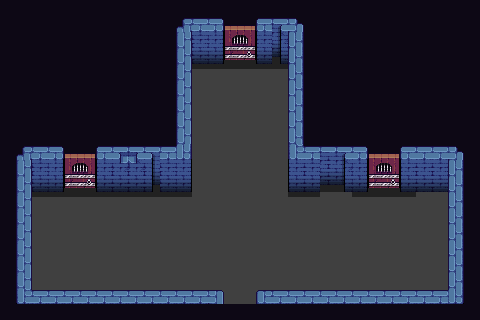

This game map was drawn from its Tiled (.tmx) file and the tilesets committed beside it. A one-line description and the full map source follow:
An orthogonal 30x20 tile map with 16x16 px tiles, 2 tile layers (Base, Ground), 1 hidden layer not drawn, 3 tilesets.

<map version="1.9" tiledversion="1.9.0" orientation="orthogonal" renderorder="right-down" width="30" height="20" tilewidth="16" tileheight="16" infinite="0" nextlayerid="7" nextobjectid="7">
 <properties>
  <property name="Dungeon" value="Forest" />
  <property name="MapType" value="Forest" />
 </properties>
 <tileset firstgid="1" source="../Tilesets/stock_dungeon_walls.tsx" />
 <tileset firstgid="369" source="../Tilesets/stock_dungeon_floor.tsx" />
 <tileset firstgid="707" source="../Tilesets/stock_dungeon_stairs.tsx" />
 <layer id="1" name="Base" width="30" height="20">
  <data encoding="csv">
438,438,438,438,438,438,438,438,438,438,438,438,438,438,438,438,438,438,438,438,438,438,438,438,438,438,438,438,438,438,
438,438,438,438,438,438,438,438,438,438,438,438,438,438,438,438,438,438,438,438,438,438,438,438,438,438,438,438,438,438,
438,438,438,438,438,438,438,438,438,438,438,401,401,401,401,401,401,401,438,438,438,438,438,438,438,438,438,438,438,438,
438,438,438,438,438,438,438,438,438,438,438,401,401,401,401,401,401,401,438,438,438,438,438,438,438,438,438,438,438,438,
438,438,438,438,438,438,438,438,438,438,438,401,401,401,401,401,401,401,438,438,438,438,438,438,438,438,438,438,438,438,
438,438,438,438,438,438,438,438,438,438,438,401,401,401,401,401,401,401,438,438,438,438,438,438,438,438,438,438,438,438,
438,438,438,438,438,438,438,438,438,438,438,438,401,401,401,401,401,401,438,438,438,438,438,438,438,438,438,438,438,438,
438,438,438,438,438,438,438,438,438,438,438,438,401,401,401,401,401,401,438,438,438,438,438,438,438,438,438,438,438,438,
438,438,438,438,438,438,438,438,438,438,438,438,401,401,401,401,401,401,438,438,438,438,438,438,438,438,438,438,438,438,
438,438,438,438,438,438,438,438,438,438,438,438,401,401,401,401,401,401,438,438,438,438,438,438,438,438,438,438,438,438,
438,438,401,401,401,401,401,401,401,401,401,401,401,401,401,401,401,401,401,401,401,401,401,401,401,401,401,401,438,438,
438,438,401,401,401,401,401,401,401,401,401,401,401,401,401,401,401,401,401,401,401,401,401,401,401,401,401,401,438,438,
438,438,401,401,401,401,401,401,401,401,401,401,401,401,401,401,401,401,401,401,401,401,401,401,401,401,401,401,438,438,
438,438,401,401,401,401,401,401,401,401,401,401,401,401,401,401,401,401,401,401,401,401,401,401,401,401,401,401,438,438,
438,438,401,401,401,401,401,401,401,401,401,401,401,401,401,401,401,401,401,401,401,401,401,401,401,401,401,401,438,438,
438,438,401,401,401,401,401,401,401,401,401,401,401,401,401,401,401,401,401,401,401,401,401,401,401,401,401,401,438,438,
438,438,401,401,401,401,401,401,401,401,401,401,401,401,401,401,401,401,401,401,401,401,401,401,401,401,401,401,438,438,
438,438,401,401,401,401,401,401,401,401,401,401,401,401,401,401,401,401,401,401,401,401,401,401,401,401,401,401,438,438,
438,438,401,401,401,401,401,401,401,401,401,401,401,401,401,401,401,401,401,401,401,401,401,401,401,401,401,401,438,438,
438,438,438,438,438,438,438,438,438,438,438,438,438,438,438,438,438,438,438,438,438,438,438,438,438,438,438,438,438,438
</data>
 </layer>
 <layer id="2" name="Ground" width="30" height="20">
  <data encoding="csv">
0,0,0,0,0,0,0,0,0,0,0,0,0,0,0,0,0,0,0,0,0,0,0,0,0,0,0,0,0,0,
0,0,0,0,0,0,0,0,0,0,0,51,95,66,67,68,120,154,52,0,0,0,0,0,0,0,0,0,0,0,
0,0,0,0,0,0,0,0,0,0,0,71,118,89,90,91,117,177,73,0,0,0,0,0,0,0,0,0,0,0,
0,0,0,0,0,0,0,0,0,0,0,71,141,112,113,114,140,200,73,0,0,0,0,0,0,0,0,0,0,0,
0,0,0,0,0,0,0,0,0,0,0,71,271,271,271,271,271,271,73,0,0,0,0,0,0,0,0,0,0,0,
0,0,0,0,0,0,0,0,0,0,0,71,0,0,0,0,0,0,73,0,0,0,0,0,0,0,0,0,0,0,
0,0,0,0,0,0,0,0,0,0,0,71,0,0,0,0,0,0,73,0,0,0,0,0,0,0,0,0,0,0,
0,0,0,0,0,0,0,0,0,0,0,71,0,0,0,0,0,0,73,0,0,0,0,0,0,0,0,0,0,0,
0,0,0,0,0,0,0,0,0,0,0,71,0,0,0,0,0,0,73,0,0,0,0,0,0,0,0,0,0,0,
0,51,95,66,67,68,120,312,313,152,95,96,0,0,0,0,0,0,94,95,153,154,66,67,68,120,95,95,52,0,
0,71,118,89,90,91,117,335,336,175,118,119,0,0,0,0,0,0,117,118,176,177,89,90,91,117,118,118,73,0,
0,71,141,112,113,114,140,141,141,198,141,142,0,0,0,0,0,0,140,141,199,200,112,113,114,140,141,141,73,0,
0,71,271,271,271,271,271,271,271,271,271,136,0,0,0,0,0,0,135,135,0,0,271,271,271,271,0,0,73,0,
0,71,0,0,0,0,0,0,0,0,0,0,0,0,0,0,0,0,0,0,0,0,0,0,0,0,0,0,73,0,
0,71,0,0,0,0,0,0,0,0,0,0,0,0,0,0,0,0,0,0,0,0,0,0,0,0,0,0,73,0,
0,71,0,0,0,0,0,0,0,0,0,0,0,0,0,0,0,0,0,0,0,0,0,0,0,0,0,0,73,0,
0,71,0,0,0,0,0,0,0,0,0,0,0,0,0,0,0,0,0,0,0,0,0,0,0,0,0,0,73,0,
0,71,0,0,0,0,0,0,0,0,0,0,0,0,0,0,0,0,0,0,0,0,0,0,0,0,0,0,73,0,
0,94,95,95,95,95,95,95,95,95,95,95,95,75,0,0,48,95,95,95,95,95,95,95,95,95,95,95,96,0,
0,0,0,0,0,0,0,0,0,0,0,0,0,0,0,0,0,0,0,0,0,0,0,0,0,0,0,0,0,0
</data>
 </layer>
 <layer id="3" name="Upper" width="30" height="20" visible="0">
  <data encoding="csv">
0,0,0,0,0,0,0,0,0,0,0,0,0,0,0,0,0,0,0,0,0,0,0,0,0,0,0,0,0,0,
0,0,0,0,0,0,0,0,0,0,0,0,0,0,0,0,0,0,0,0,0,0,0,0,0,0,0,0,0,0,
0,0,0,0,0,0,0,0,0,0,0,0,0,0,0,0,0,0,0,0,0,0,0,0,0,0,0,0,0,0,
0,0,0,0,0,0,0,0,0,0,0,0,0,0,0,0,0,0,0,0,0,0,0,0,0,0,0,0,0,0,
0,0,0,0,0,0,0,0,0,0,0,0,0,0,0,0,0,0,0,0,0,0,0,0,0,0,0,0,0,0,
0,0,0,0,0,0,0,0,0,0,0,0,0,0,0,0,0,0,0,0,0,0,0,0,0,0,0,0,0,0,
0,0,0,0,0,0,0,0,0,0,0,0,0,0,0,0,0,0,0,0,0,0,0,0,0,0,0,0,0,0,
0,0,0,0,0,0,0,0,0,0,0,0,0,0,0,0,0,0,0,0,0,0,0,0,0,0,0,0,0,0,
0,0,0,0,0,0,0,0,0,0,0,0,0,0,0,0,0,0,0,0,0,0,0,0,0,0,0,0,0,0,
0,0,0,0,0,0,0,0,0,0,0,0,0,0,0,0,0,0,0,0,0,0,0,0,0,0,0,0,0,0,
0,0,0,0,0,0,0,0,0,0,0,0,0,0,0,0,0,0,0,0,0,0,0,0,0,0,0,0,0,0,
0,0,0,0,0,0,0,0,0,0,0,0,0,0,0,0,0,0,0,0,0,0,0,0,0,0,0,0,0,0,
0,0,0,0,0,0,0,0,0,0,0,0,0,0,0,0,0,0,0,0,0,0,0,0,0,0,0,0,0,0,
0,0,0,0,0,0,0,0,0,0,0,0,0,0,0,0,0,0,0,0,0,0,0,0,0,0,0,0,0,0,
0,0,0,0,0,0,0,0,0,0,0,0,0,0,0,0,0,0,0,0,0,0,0,0,0,0,0,0,0,0,
0,0,0,0,0,0,0,0,0,0,0,0,0,0,0,0,0,0,0,0,0,0,0,0,0,0,0,0,0,0,
0,0,0,0,0,0,0,0,0,0,0,0,0,0,0,0,0,0,0,0,0,0,0,0,0,0,0,0,0,0,
0,0,0,0,0,0,0,0,0,0,0,0,0,0,0,0,0,0,0,0,0,0,0,0,0,0,0,0,0,0,
0,0,0,0,0,0,0,0,0,0,0,0,0,0,0,0,0,0,0,0,0,0,0,0,0,0,0,0,0,0,
0,0,0,0,0,0,0,0,0,0,0,0,0,0,0,0,0,0,0,0,0,0,0,0,0,0,0,0,0,0
</data>
 </layer>
 <objectgroup id="4" name="Travel" />
 <objectgroup id="5" name="MapObject" />
 <objectgroup id="6" name="Character" />
</map>
